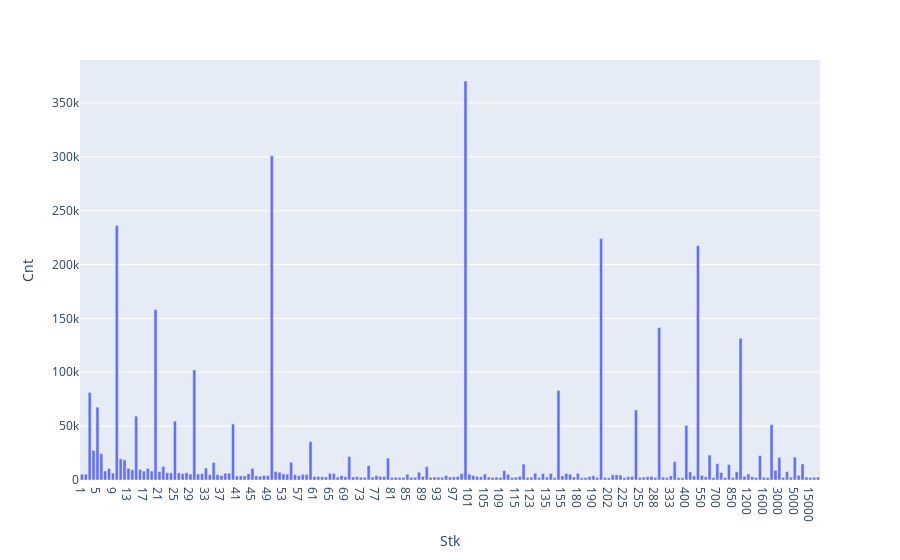

Notebook source saved alongside this figure:
### Code cell
fig = px.bar(dfX.to_pandas(), x='Stk',y='Cnt')
fig.show()

### Figure 1 — Plotly figure (JSON) as saved in the notebook; plotly's stock layout.template omitted (floating-point values rounded to 4 significant figures; data arrays with more than 128 entries replaced by an {"elided": "..."} marker saying what was removed)
{"data": [{"alignmentgroup": "True", "hovertemplate": "Stk=%{x}<br>Cnt=%{y}<extra></extra>", "legendgroup": "", "marker": {"color": "#636efa", "pattern": {"shape": ""}}, "name": "", "offsetgroup": "", "orientation": "v", "showlegend": false, "textposition": "auto", "type": "bar", "x": {"elided": "191 str values"}, "xaxis": "x", "y": {"elided": "191 int values"}, "yaxis": "y"}], "layout": {"barmode": "relative", "legend": {"tracegroupgap": 0}, "margin": {"t": 60}, "xaxis": {"anchor": "y", "domain": [0, 1], "title": {"text": "Stk"}}, "yaxis": {"anchor": "x", "domain": [0, 1], "title": {"text": "Cnt"}}}}
